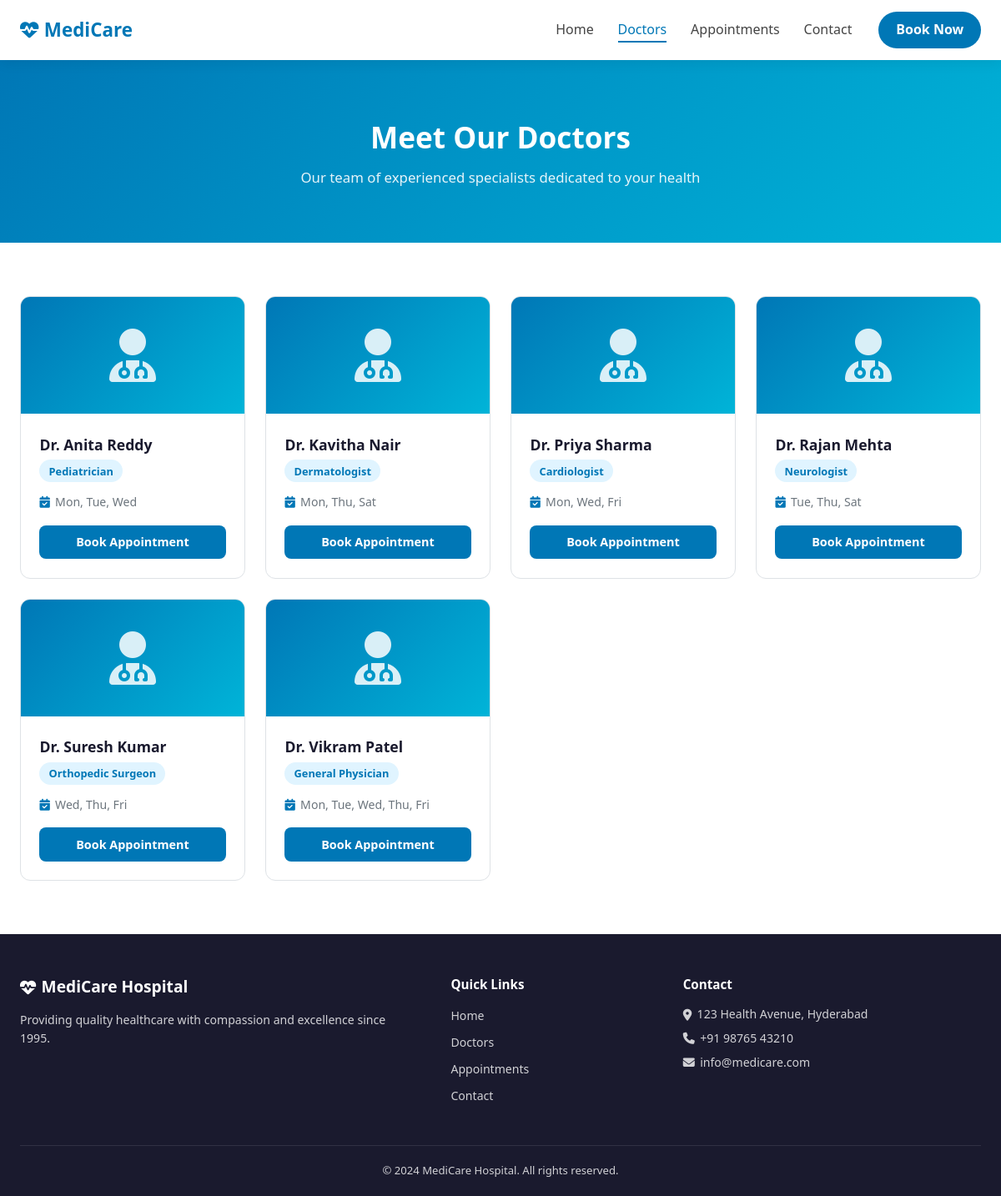
Page /doctors on the committed database.
### tables this page shows
CREATE TABLE doctors (
            id               INTEGER PRIMARY KEY AUTOINCREMENT,
            name             TEXT NOT NULL,
            specialization   TEXT NOT NULL,
            available_days   TEXT NOT NULL
        );

### app.py (the view)
@app.route('/doctors')
def doctors():
    db = get_db()
    doctors = db.execute('SELECT * FROM doctors ORDER BY name').fetchall()
    return render_template('doctors.html', doctors=doctors)

### database.py (called while the page is built)
def get_db():
    db = sqlite3.connect(DATABASE)
    db.row_factory = sqlite3.Row
    return db

### templates/doctors.html (shortened to what this page needs)
{% extends 'base.html' %}
{% block content %}
<section class="page-hero">
  <h1>Meet Our Doctors</h1>
  <p>Our team of experienced specialists dedicated to your health</p>
</section>
<section class="section">
  <div class="doctors-grid">
    {% for doc in doctors %}
    <div class="doctor-card">
      <div class="doctor-avatar">
        <i class="fas fa-user-md"></i>
      </div>
      <div class="doctor-info">
        <h3>{{ doc['name'] }}</h3>
        <span class="specialization">{{ doc['specialization'] }}</span>
        <div class="available-days">
          <i class="fas fa-calendar-check"></i>
          <span>{{ doc['available_days'] }}</span>
        </div>
        <a href="{{ url_for('appointment') }}" class="btn-book-doc">Book Appointment</a>
      </div>
    </div>
    {% else %}
    <p class="no-data">No doctors found. Please check back later.</p>
    {% endfor %}
  </div>
</section>
{% endblock %}

### templates/base.html (shortened to what this page needs)
<!DOCTYPE html>
<html lang="en">
<head>
  <link rel="stylesheet" href="{{ url_for('static', filename='css/style.css') }}"/>
  <link rel="stylesheet" href="https://cdnjs.cloudflare.com/ajax/libs/font-awesome/6.4.0/css/all.min.css"/>
</head>
<body>
<nav class="navbar">
  <div class="nav-container">
    <a href="{{ url_for('index') }}" class="nav-logo">
      <i class="fas fa-heartbeat"></i> MediCare
    </a>
    <ul class="nav-links" id="navLinks">
      <li><a href="{{ url_for('index') }}" class="{{ 'active' if request.endpoint=='index' }}">Home</a></li>
      <li><a href="{{ url_for('doctors') }}" class="{{ 'active' if request.endpoint=='doctors' }}">Doctors</a></li>
      <li><a href="{{ url_for('appointment') }}" class="{{ 'active' if request.endpoint=='appointment' }}">Appointments</a></li>
      <li><a href="{{ url_for('contact') }}" class="{{ 'active' if request.endpoint=='contact' }}">Contact</a></li>
    </ul>
    <a href="{{ url_for('appointment') }}" class="btn-book">Book Now</a>
  </div>
</nav>
{% block content %}{% endblock %}
<footer class="footer">
  <div class="footer-container">
    <div class="footer-col">
      <h3><i class="fas fa-heartbeat"></i> MediCare Hospital</h3>
      <p>Providing quality healthcare with compassion and excellence since 1995.</p>
    </div>
    <div class="footer-col">
      <h4>Quick Links</h4>
      <ul>
        <li><a href="{{ url_for('index') }}">Home</a></li>
        <li><a href="{{ url_for('doctors') }}">Doctors</a></li>
        <li><a href="{{ url_for('appointment') }}">Appointments</a></li>
        <li><a href="{{ url_for('contact') }}">Contact</a></li>
      </ul>
    </div>
    <div class="footer-col">
      <h4>Contact</h4>
      <p><i class="fas fa-map-marker-alt"></i> 123 Health Avenue, Hyderabad</p>
      <p><i class="fas fa-phone"></i> +91 98765 43210</p>
      <p><i class="fas fa-envelope"></i> info@medicare.com</p>
    </div>
  </div>
  <div class="footer-bottom">
    <p>&copy; 2024 MediCare Hospital. All rights reserved.</p>
  </div>
</footer>
</body>
</html>

### static/css/style.css (style rules this page uses)
*, *::before, *::after { box-sizing: border-box; margin: 0; padding: 0; }
:root { --primary: #0077b6; --primary-d: #005f92; --accent: #00b4d8; --dark: #1a1a2e; --text: #444; --light: #f0f8ff; --white: #ffffff; --gray: #6c757d; --border: #dee2e6; --radius: 12px; --shadow: 0 4px 24px rgba(0,119,182,.12); --transition: .3s ease; }
body { font-family: 'Segoe UI', system-ui, sans-serif; color: var(--text); background: #fff; line-height: 1.6; }
a { text-decoration: none; color: inherit; }
ul { list-style: none; }
.navbar { position: sticky; top: 0; z-index: 1000; background: rgba(255,255,255,.95); backdrop-filter: blur(8px); box-shadow: 0 2px 16px rgba(0,0,0,.08); }
.nav-container { max-width: 1200px; margin: 0 auto; display: flex; align-items: center; gap: 2rem; padding: .9rem 1.5rem; }
.nav-logo { font-size: 1.4rem; font-weight: 700; color: var(--primary); display: flex; align-items: center; gap: .4rem; }
.nav-links { display: flex; gap: 1.8rem; margin-left: auto; }
.nav-links a { font-weight: 500; color: var(--text); padding: .3rem 0; position: relative; transition: color var(--transition); }
.nav-links a::after { content:''; position:absolute; bottom:0; left:0; width:0; height:2px; background:var(--primary); transition: width var(--transition); }
.nav-links a:hover, .nav-links a.active { color: var(--primary); }
.nav-links a:hover::after, .nav-links a.active::after { width: 100%; }
.btn-book { background: var(--primary); color: #fff; padding: .55rem 1.3rem; border-radius: 50px; font-weight: 600; transition: background var(--transition); white-space: nowrap; }
.section { max-width: 1200px; margin: 0 auto; padding: 4rem 1.5rem; }
.page-hero { background: linear-gradient(135deg, var(--primary), var(--accent)); color: #fff; text-align: center; padding: 4rem 1.5rem; }
.page-hero h1 { font-size: 2.2rem; font-weight: 800; margin-bottom: .5rem; }
.page-hero p { opacity: .9; font-size: 1.05rem; }
.doctors-grid { display: grid; grid-template-columns: repeat(auto-fit, minmax(250px, 1fr)); gap: 1.5rem; }
.doctor-card { background: #fff; border: 1px solid var(--border); border-radius: var(--radius); overflow: hidden; transition: all var(--transition); }
.doctor-avatar { background: linear-gradient(135deg, var(--primary), var(--accent)); height: 140px; display: flex; align-items: center; justify-content: center; font-size: 4rem; color: rgba(255,255,255,.85); }
.doctor-info { padding: 1.4rem; }
.doctor-info h3 { font-size: 1.1rem; font-weight: 700; color: var(--dark); margin-bottom: .3rem; }
.specialization { display: inline-block; background: #e0f4ff; color: var(--primary); font-size: .8rem; font-weight: 600; padding: .2rem .7rem; border-radius: 50px; margin-bottom: .8rem; }
.available-days { display: flex; align-items: center; gap: .4rem; color: var(--gray); font-size: .88rem; margin-bottom: 1rem; }
.available-days i { color: var(--primary); }
.btn-book-doc { display: block; text-align: center; background: var(--primary); color: #fff; padding: .55rem; border-radius: 8px; font-weight: 600; font-size: .9rem; transition: background var(--transition); }
.footer { background: var(--dark); color: rgba(255,255,255,.8); padding: 3rem 1.5rem 0; }
.footer-container { max-width: 1200px; margin: 0 auto; display: grid; grid-template-columns: 2fr 1fr 1.5fr; gap: 2.5rem; padding-bottom: 2.5rem; }
.footer-col h3 { color: #fff; font-size: 1.2rem; margin-bottom: .8rem; display: flex; align-items: center; gap: .4rem; }
.footer-col h4 { color: #fff; font-size: .95rem; margin-bottom: .8rem; }
.footer-col p { font-size: .88rem; margin-bottom: .4rem; display: flex; align-items: center; gap: .4rem; }
.footer-col ul li { margin-bottom: .4rem; }
.footer-col ul a { font-size: .88rem; transition: color var(--transition); }
.footer-bottom { border-top: 1px solid rgba(255,255,255,.1); text-align: center; padding: 1.2rem; font-size: .82rem; }

### rows in the picture
doctors: name "Dr. Anita Reddy", specialization "Pediatrician", available_days "Mon, Tue, Wed"
doctors: name "Dr. Kavitha Nair", specialization "Dermatologist", available_days "Mon, Thu, Sat"
doctors: name "Dr. Priya Sharma", specialization "Cardiologist", available_days "Mon, Wed, Fri"
doctors: name "Dr. Rajan Mehta", specialization "Neurologist", available_days "Tue, Thu, Sat"
doctors: name "Dr. Suresh Kumar", specialization "Orthopedic Surgeon", available_days "Wed, Thu, Fri"
doctors: name "Dr. Vikram Patel", specialization "General Physician", available_days "Mon, Tue, Wed, Thu, Fri"
